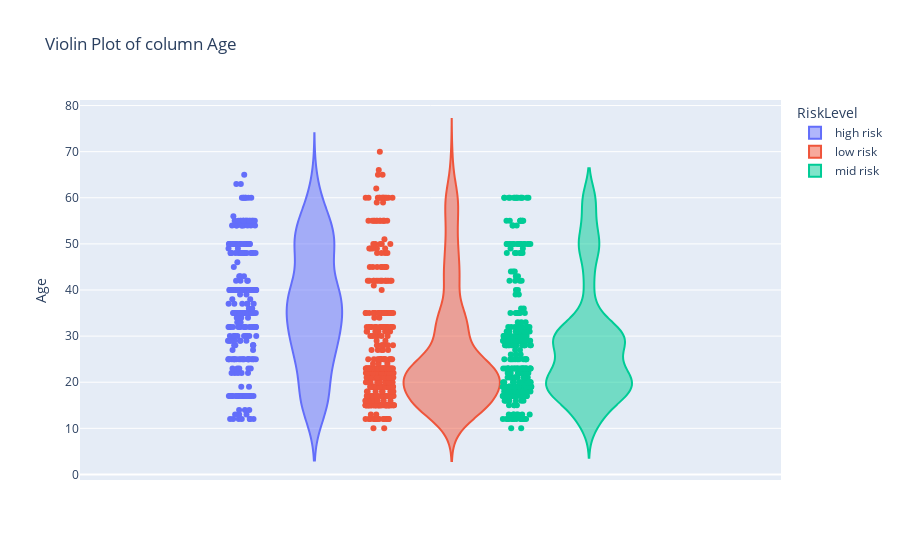
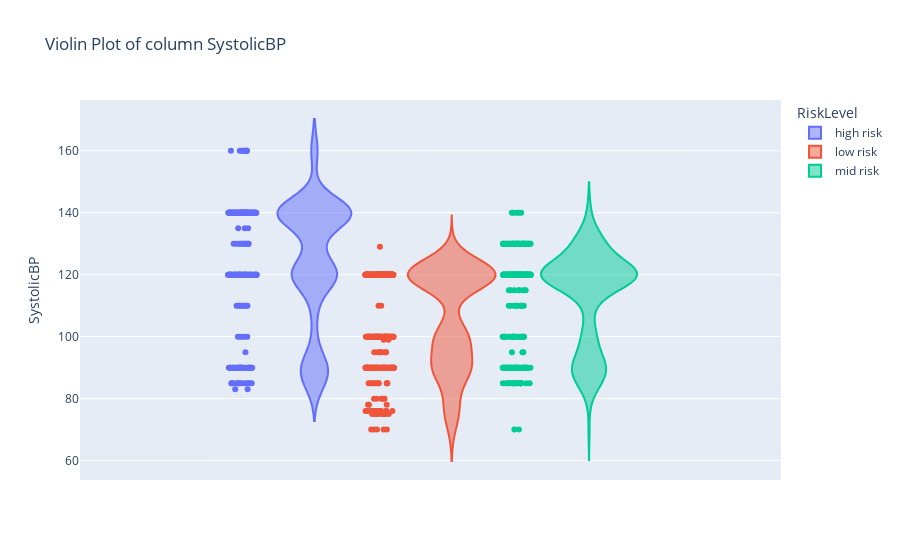
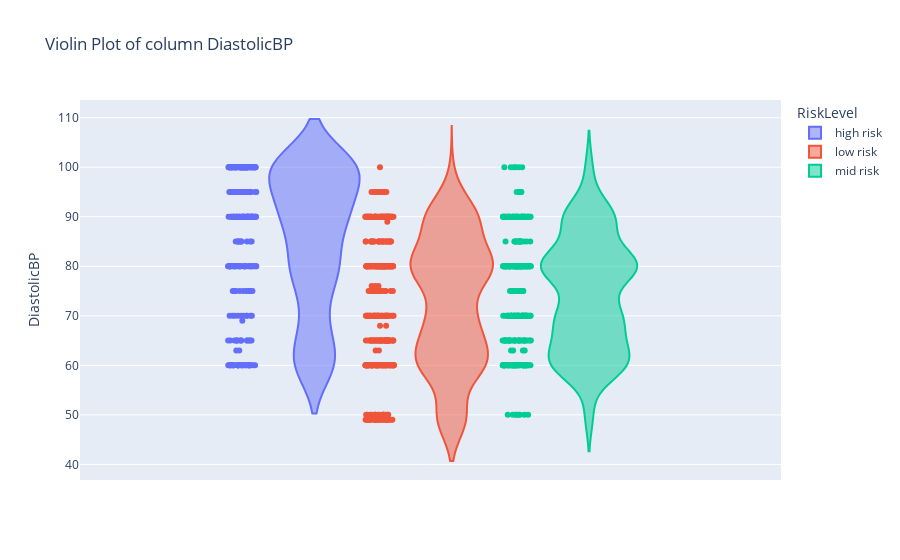
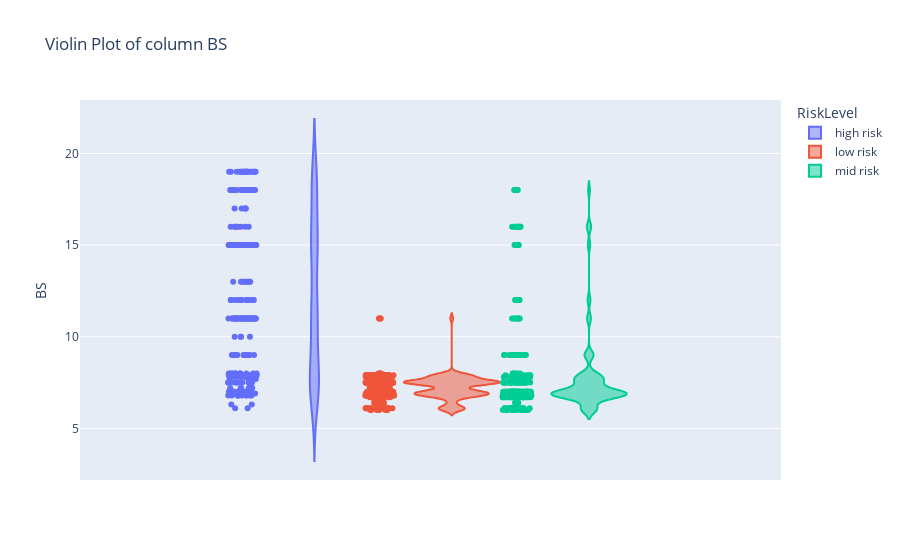

Notebook code cell kept with these figures, in order:
### Code cell
for col in df.columns:
  fig = px.violin(df, y=col, points='all', color="RiskLevel", title="Violin Plot of column {0}".format(col))
  fig.show()

### Figure 1 — Plotly figure (JSON) as saved in the notebook; plotly's stock layout.template omitted (floating-point values rounded to 4 significant figures; data arrays with more than 128 entries replaced by an {"elided": "..."} marker saying what was removed)
{"data": [{"alignmentgroup": "True", "box": {"visible": false}, "hovertemplate": "RiskLevel=high risk<br>Age=%{y}<extra></extra>", "legendgroup": "high risk", "marker": {"color": "#636efa"}, "name": "high risk", "offsetgroup": "high risk", "orientation": "v", "points": "all", "scalegroup": "True", "showlegend": true, "type": "violin", "x0": " ", "xaxis": "x", "y": {"elided": "272 int values"}, "y0": " ", "yaxis": "y"}, {"alignmentgroup": "True", "box": {"visible": false}, "hovertemplate": "RiskLevel=low risk<br>Age=%{y}<extra></extra>", "legendgroup": "low risk", "marker": {"color": "#EF553B"}, "name": "low risk", "offsetgroup": "low risk", "orientation": "v", "points": "all", "scalegroup": "True", "showlegend": true, "type": "violin", "x0": " ", "xaxis": "x", "y": {"elided": "406 int values"}, "y0": " ", "yaxis": "y"}, {"alignmentgroup": "True", "box": {"visible": false}, "hovertemplate": "RiskLevel=mid risk<br>Age=%{y}<extra></extra>", "legendgroup": "mid risk", "marker": {"color": "#00cc96"}, "name": "mid risk", "offsetgroup": "mid risk", "orientation": "v", "points": "all", "scalegroup": "True", "showlegend": true, "type": "violin", "x0": " ", "xaxis": "x", "y": {"elided": "336 int values"}, "y0": " ", "yaxis": "y"}], "layout": {"legend": {"title": {"text": "RiskLevel"}, "tracegroupgap": 0}, "title": {"text": "Violin Plot of column Age"}, "violinmode": "group", "xaxis": {"anchor": "y", "domain": [0, 1]}, "yaxis": {"anchor": "x", "domain": [0, 1], "title": {"text": "Age"}}}}

### Figure 2 — Plotly figure (JSON) as saved in the notebook; plotly's stock layout.template omitted (floating-point values rounded to 4 significant figures; data arrays with more than 128 entries replaced by an {"elided": "..."} marker saying what was removed)
{"data": [{"alignmentgroup": "True", "box": {"visible": false}, "hovertemplate": "RiskLevel=high risk<br>SystolicBP=%{y}<extra></extra>", "legendgroup": "high risk", "marker": {"color": "#636efa"}, "name": "high risk", "offsetgroup": "high risk", "orientation": "v", "points": "all", "scalegroup": "True", "showlegend": true, "type": "violin", "x0": " ", "xaxis": "x", "y": {"elided": "272 int values"}, "y0": " ", "yaxis": "y"}, {"alignmentgroup": "True", "box": {"visible": false}, "hovertemplate": "RiskLevel=low risk<br>SystolicBP=%{y}<extra></extra>", "legendgroup": "low risk", "marker": {"color": "#EF553B"}, "name": "low risk", "offsetgroup": "low risk", "orientation": "v", "points": "all", "scalegroup": "True", "showlegend": true, "type": "violin", "x0": " ", "xaxis": "x", "y": {"elided": "406 int values"}, "y0": " ", "yaxis": "y"}, {"alignmentgroup": "True", "box": {"visible": false}, "hovertemplate": "RiskLevel=mid risk<br>SystolicBP=%{y}<extra></extra>", "legendgroup": "mid risk", "marker": {"color": "#00cc96"}, "name": "mid risk", "offsetgroup": "mid risk", "orientation": "v", "points": "all", "scalegroup": "True", "showlegend": true, "type": "violin", "x0": " ", "xaxis": "x", "y": {"elided": "336 int values"}, "y0": " ", "yaxis": "y"}], "layout": {"legend": {"title": {"text": "RiskLevel"}, "tracegroupgap": 0}, "title": {"text": "Violin Plot of column SystolicBP"}, "violinmode": "group", "xaxis": {"anchor": "y", "domain": [0, 1]}, "yaxis": {"anchor": "x", "domain": [0, 1], "title": {"text": "SystolicBP"}}}}

### Figure 3 — Plotly figure (JSON) as saved in the notebook; plotly's stock layout.template omitted (floating-point values rounded to 4 significant figures; data arrays with more than 128 entries replaced by an {"elided": "..."} marker saying what was removed)
{"data": [{"alignmentgroup": "True", "box": {"visible": false}, "hovertemplate": "RiskLevel=high risk<br>DiastolicBP=%{y}<extra></extra>", "legendgroup": "high risk", "marker": {"color": "#636efa"}, "name": "high risk", "offsetgroup": "high risk", "orientation": "v", "points": "all", "scalegroup": "True", "showlegend": true, "type": "violin", "x0": " ", "xaxis": "x", "y": {"elided": "272 int values"}, "y0": " ", "yaxis": "y"}, {"alignmentgroup": "True", "box": {"visible": false}, "hovertemplate": "RiskLevel=low risk<br>DiastolicBP=%{y}<extra></extra>", "legendgroup": "low risk", "marker": {"color": "#EF553B"}, "name": "low risk", "offsetgroup": "low risk", "orientation": "v", "points": "all", "scalegroup": "True", "showlegend": true, "type": "violin", "x0": " ", "xaxis": "x", "y": {"elided": "406 int values"}, "y0": " ", "yaxis": "y"}, {"alignmentgroup": "True", "box": {"visible": false}, "hovertemplate": "RiskLevel=mid risk<br>DiastolicBP=%{y}<extra></extra>", "legendgroup": "mid risk", "marker": {"color": "#00cc96"}, "name": "mid risk", "offsetgroup": "mid risk", "orientation": "v", "points": "all", "scalegroup": "True", "showlegend": true, "type": "violin", "x0": " ", "xaxis": "x", "y": {"elided": "336 int values"}, "y0": " ", "yaxis": "y"}], "layout": {"legend": {"title": {"text": "RiskLevel"}, "tracegroupgap": 0}, "title": {"text": "Violin Plot of column DiastolicBP"}, "violinmode": "group", "xaxis": {"anchor": "y", "domain": [0, 1]}, "yaxis": {"anchor": "x", "domain": [0, 1], "title": {"text": "DiastolicBP"}}}}

### Figure 4 — Plotly figure (JSON) as saved in the notebook; plotly's stock layout.template omitted (floating-point values rounded to 4 significant figures; data arrays with more than 128 entries replaced by an {"elided": "..."} marker saying what was removed)
{"data": [{"alignmentgroup": "True", "box": {"visible": false}, "hovertemplate": "RiskLevel=high risk<br>BS=%{y}<extra></extra>", "legendgroup": "high risk", "marker": {"color": "#636efa"}, "name": "high risk", "offsetgroup": "high risk", "orientation": "v", "points": "all", "scalegroup": "True", "showlegend": true, "type": "violin", "x0": " ", "xaxis": "x", "y": {"elided": "272 float values"}, "y0": " ", "yaxis": "y"}, {"alignmentgroup": "True", "box": {"visible": false}, "hovertemplate": "RiskLevel=low risk<br>BS=%{y}<extra></extra>", "legendgroup": "low risk", "marker": {"color": "#EF553B"}, "name": "low risk", "offsetgroup": "low risk", "orientation": "v", "points": "all", "scalegroup": "True", "showlegend": true, "type": "violin", "x0": " ", "xaxis": "x", "y": {"elided": "406 float values"}, "y0": " ", "yaxis": "y"}, {"alignmentgroup": "True", "box": {"visible": false}, "hovertemplate": "RiskLevel=mid risk<br>BS=%{y}<extra></extra>", "legendgroup": "mid risk", "marker": {"color": "#00cc96"}, "name": "mid risk", "offsetgroup": "mid risk", "orientation": "v", "points": "all", "scalegroup": "True", "showlegend": true, "type": "violin", "x0": " ", "xaxis": "x", "y": {"elided": "336 float values"}, "y0": " ", "yaxis": "y"}], "layout": {"legend": {"title": {"text": "RiskLevel"}, "tracegroupgap": 0}, "title": {"text": "Violin Plot of column BS"}, "violinmode": "group", "xaxis": {"anchor": "y", "domain": [0, 1]}, "yaxis": {"anchor": "x", "domain": [0, 1], "title": {"text": "BS"}}}}
